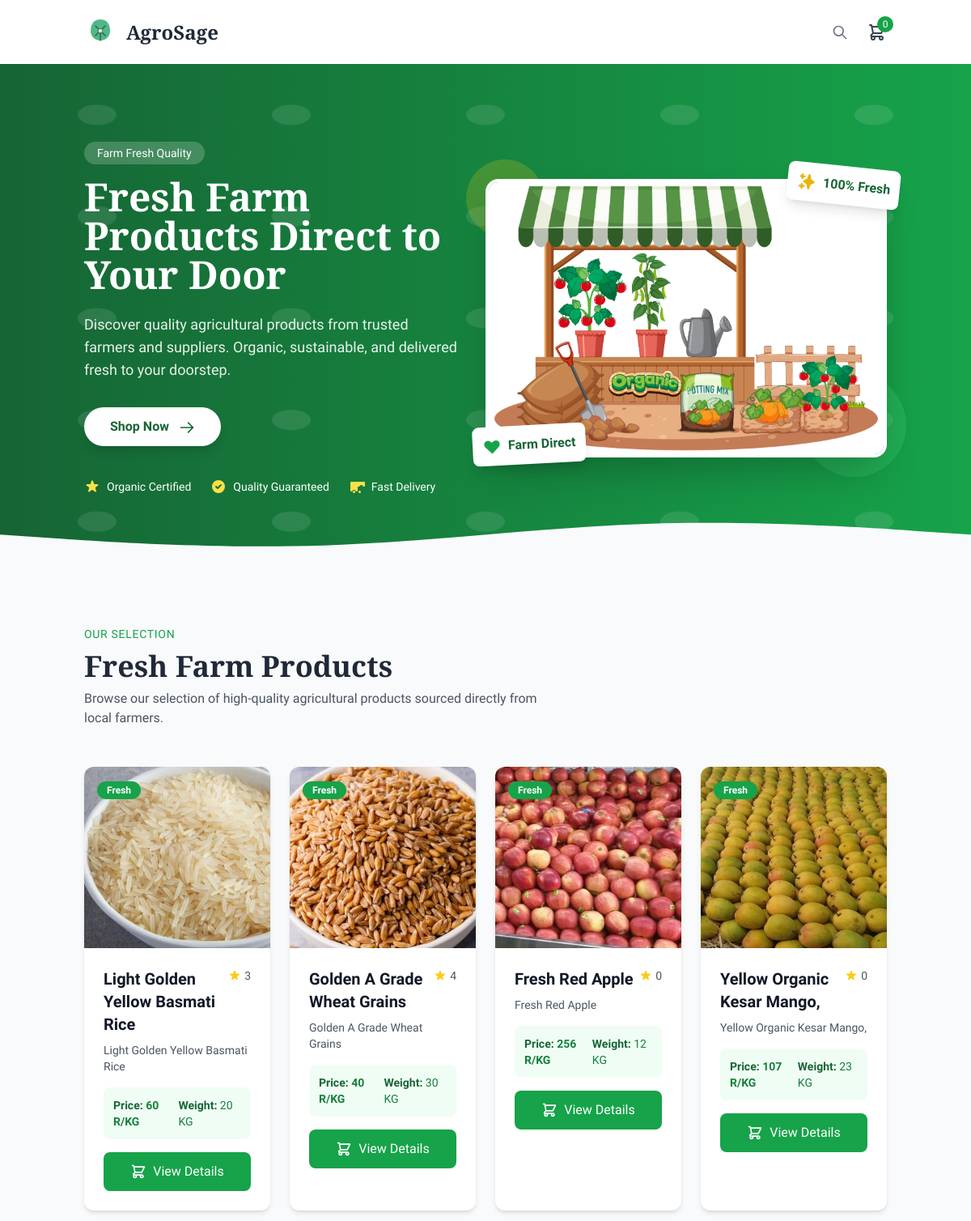
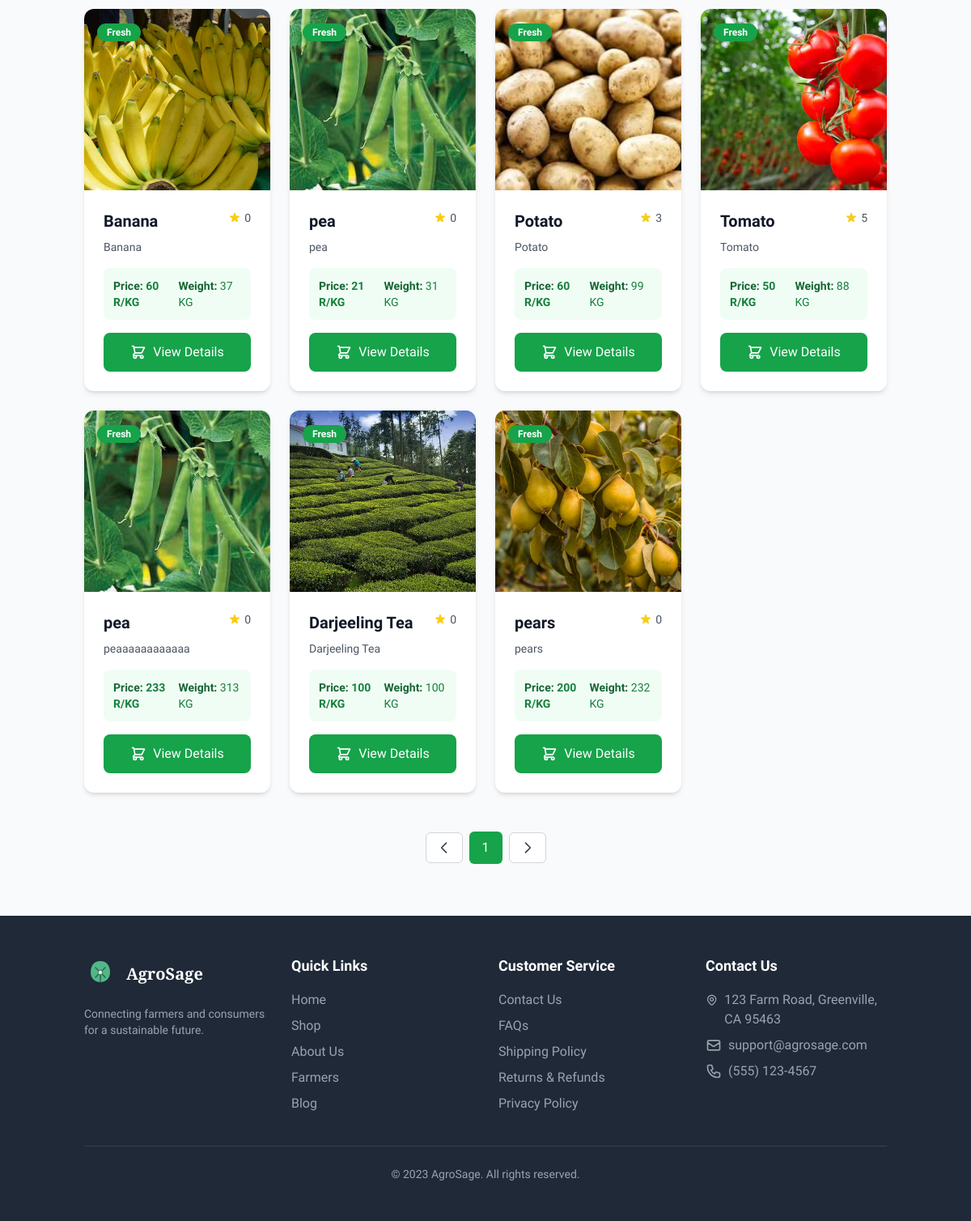
The app's page /market/ (signed in) with its own data (2 pictures, top to bottom).
### home/models.py (models this page shows, shortened)
class MarketItems(models.Model):
    items_name = models.CharField(max_length=1000)
    items_description = models.TextField(max_length=1000)
    category = models.ForeignKey(Category,on_delete=models.CASCADE)   # e.g. “Fertilizer”, “Tool”
    item_price = models.IntegerField()
    item_image = models.ImageField(upload_to='market_items/')
    items_weight = models.IntegerField()
    min_weight = models.IntegerField(default=0)
    item_rating = models.IntegerField(default=0)

### home/views.py (the view)
# urls.py: path("market/",views.market,name="market"),
def market(request):
    user = request.user
    cart_items = Cart.objects.filter(user=request.user)
    total_count = cart_items.count()
    if user.is_authenticated:
        items = MarketItems.objects.all()
        context = {
            "market_items": items,
            "total_count" : total_count
        }
        return render(request, "marketplace/market.html", context)
    else:
        return redirect("login")  # replace "login" with your login URL name

### templates/marketplace/market.html (shortened to what this page needs)
{% load static %}
<!DOCTYPE html>
<html lang="en">
<head>
    <script src="https://cdn.tailwindcss.com"></script>
</head>
<body>
    <header class="bg-white shadow-sm">
        <div class="container mx-auto px-4 py-4">
            <div class="flex flex-col md:flex-row justify-between items-center">
                <div class="flex items-center mb-4 md:mb-0">
                    <div class="mr-3">
                        <button onclick="window.location.href='{% url 'index' %}'">
                    </button>
                    </div>
                    <h1 class="text-2xl font-bold heading text-gray-800">AgroSage</h1>
                </div>
                <div class="flex items-center space-x-4">
                    <div class="relative">
                        <button class="absolute right-2 top-1/2 transform -translate-y-1/2 text-gray-500" onclick="window.location.href='{% url 'search_products' %}'">
                            <svg xmlns="http://www.w3.org/2000/svg" class="h-5 w-5" fill="none" viewBox="0 0 24 24" stroke="currentColor">
                                <path stroke-linecap="round" stroke-linejoin="round" stroke-width="2" d="M21 21l-6-6m2-5a7 7 0 11-14 0 7 7 0 0114 0z" />
                            </svg>
                        </button>
                    </div>
                    <a href="{% url 'view_cart' %}" class="text-gray-700 hover:text-green-700 relative">
                        <span class="absolute -top-2 -right-2 bg-green-600 text-white text-xs rounded-full h-5 w-5 flex items-center justify-center">{{total_count}}</span>
                    </a>
                </div>
            </div>
        </div>
    </header>
        <section class="bg-gradient-to-r from-green-800 to-green-600 text-white py-16 md:py-24 relative overflow-hidden">
            <div class="absolute inset-0 opacity-10">
            </div>
            <div class="container mx-auto px-4 relative z-10">
                <div class="flex flex-col md:flex-row items-center">
                    <div class="md:w-1/2 mb-12 md:mb-0 md:pr-8">
                        <span class="inline-block px-4 py-1 bg-white bg-opacity-20 rounded-full text-sm font-medium mb-4">Farm Fresh Quality</span>
                        <h2 class="text-4xl md:text-5xl font-bold heading mb-6 leading-tight">Fresh Farm Products Direct to Your Door</h2>
                        <p class="text-lg mb-8 text-white text-opacity-90 max-w-lg">Discover quality agricultural products from trusted farmers and suppliers. Organic, sustainable, and delivered fresh to your doorstep.</p>
                        <div class="flex flex-wrap gap-4">
                            <button class="bg-white text-green-800 px-8 py-3 rounded-full font-semibold hover:bg-gray-100 transition duration-300 shadow-lg transform hover:-translate-y-1" onclick="window.location.href='#product'">
                                Shop Now
                                <svg class="w-5 h-5 inline-block ml-2" fill="none" stroke="currentColor" viewBox="0 0 24 24" xmlns="http://www.w3.org/2000/svg">
                                    <path stroke-linecap="round" stroke-linejoin="round" stroke-width="2" d="M14 5l7 7m0 0l-7 7m7-7H3"></path>
                                </svg>
                            </button>
                        </div>
                        <div class="mt-10 flex items-center space-x-6">
                            <div class="flex items-center">
                                <span class="ml-2 text-sm font-medium">Organic Certified</span>
                            </div>
                            <div class="flex items-center">
                                <svg class="w-5 h-5 text-yellow-300" fill="currentColor" viewBox="0 0 20 20">
                                    <path fill-rule="evenodd" d="M10 18a8 8 0 100-16 8 8 0 000 16zm3.707-9.293a1 1 0 00-1.414-1.414L9 10.586 7.707 9.293a1 1 0 00-1.414 1.414l2 2a1 1 0 001.414 0l4-4z" clip-rule="evenodd"></path>
                                </svg>
                                <span class="ml-2 text-sm font-medium">Quality Guaranteed</span>
                            </div>
                            <div class="flex items-center">
                                <span class="ml-2 text-sm font-medium">Fast Delivery</span>
                            </div>
                        </div>
                    </div>
                    <div class="md:w-1/2 flex justify-center">
                        <div class="relative">
                            <img class="w-full h-auto object-cover rounded-2xl shadow-2xl border-4 border-white relative z-10"
                                src="{% static 'media/17843244.jpg' %}"
                                alt="Fresh farm products">
                            <div class="absolute -top-4 -right-4 bg-white rounded-lg shadow-lg p-3 z-20 transform rotate-6">
                                <div class="flex items-center">
                                    <span class="ml-2 font-bold text-green-800">100% Fresh</span>
                                </div>
                            </div>
                            <div class="absolute -bottom-2 -left-4 bg-white rounded-lg shadow-lg p-3 z-20 transform -rotate-3">
                                <div class="flex items-center">
                                    <svg class="w-6 h-6 text-green-600" fill="currentColor" viewBox="0 0 20 20">
                                        <path fill-rule="evenodd" d="M3.172 5.172a4 4 0 015.656 0L10 6.343l1.172-1.171a4 4 0 115.656 5.656L10 17.657l-6.828-6.829a4 4 0 010-5.656z" clip-rule="evenodd"></path>
                                    </svg>
                                    <span class="ml-2 font-bold text-green-800">Farm Direct</span>
                                </div>
                            </div>
                        </div>
                    </div>
                </div>
            </div>
            <div class="absolute bottom-0 left-0 right-0">
            </div>
        </section>
        <section class="py-16 bg-gray-50 " id="product">
            <div class="container mx-auto px-4">
                <div class="flex flex-col md:flex-row justify-between items-center mb-12">
                    <div>
                        <span class="text-green-600 font-medium text-sm uppercase tracking-wider">Our Selection</span>
                        <h2 class="text-3xl md:text-4xl font-bold heading text-gray-800 mt-2">Fresh Farm Products</h2>
                        <p class="text-gray-600 mt-2 max-w-xl">Browse our selection of high-quality agricultural products sourced directly from local farmers.</p>
                    </div>
                </div>
                <div class="grid grid-cols-1 sm:grid-cols-2 md:grid-cols-3 lg:grid-cols-4 gap-6">
                    {% for item in market_items %}
                    <div class="product-card bg-white rounded-xl overflow-hidden shadow-md hover:shadow-xl transition-all duration-300 transform hover:-translate-y-1 group" data-product-id="{{item.id}}">
                        <div class="relative">
                            <div class="absolute top-4 left-4 z-10">
                                <span class="bg-green-600 text-white text-xs font-bold px-3 py-1 rounded-full">Fresh</span>
                            </div>
                            <div class="h-56 bg-gradient-to-br from-green-50 to-green-100 flex items-center justify-center overflow-hidden group-hover:scale-105 transition-transform duration-300">
                                {% if item.item_image %}
                                    <img src="{{ item.item_image.url }}" alt="{{ item.items_name }}" class="h-full w-full object-cover">
                                {% endif %}
                            </div>
                        </div>
                        <div class="p-6">
                            <div class="flex justify-between items-start mb-2">
                                <h3 class="text-xl font-semibold text-gray-900">{{ item.items_name }}</h3>
                                <div class="flex items-center">
                                    <span class="text-sm text-gray-600 ml-1">{{ item.item_rating }}</span>
                                </div>
                            </div>
                            <p class="text-gray-600 text-sm mb-4 line-clamp-2">{{ item.items_description }}</p>
                            <div class="flex justify-between items-center text-sm text-gray-800 mb-4 bg-green-50 p-3 rounded-lg">
                                <div>
                                    <span class="font-semibold text-green-800">Price:</span>
                                    <span class="text-green-700 font-bold">{{ item.item_price }} R/KG</span>
                                </div>
                                <div>
                                    <span class="font-semibold text-green-800">Weight:</span>
                                    <span class="text-green-700">{{ item.items_weight }} KG</span>
                                </div>
                            </div>
                            <div class="flex items-center gap-2" data-product-id="{{item.id}}">
                                <button class="view-product flex-1 bg-green-600 hover:bg-green-700 text-white font-medium py-3 px-4 rounded-lg transition flex items-center justify-center"
                                    >
                                    <svg class="w-5 h-5 mr-2" fill="none" stroke="currentColor" viewBox="0 0 24 24">
                                        <path stroke-linecap="round" stroke-linejoin="round" stroke-width="2" d="M3 3h2l.4 2M7 13h10l4-8H5.4M7 13L5.4 5M7 13l-2.293 2.293c-.63.63-.184 1.707.707 1.707H17m0 0a2 2 0 100 4 2 2 0 000-4zm-8 2a2 2 0 11-4 0 2 2 0 014 0z"></path>
                                    </svg>
                                    View Details
                                </button>
                            </div>
                        </div>
                    </div>
                    {% endfor %}
                </div>
                <div class="mt-12 flex justify-center">
                    <nav class="flex items-center space-x-2">
                        <a href="#product" class="px-3 py-2 rounded-md bg-white border border-gray-300 text-gray-700 hover:bg-gray-50">
                            <svg class="w-5 h-5" fill="none" stroke="currentColor" viewBox="0 0 24 24">
                                <path stroke-linecap="round" stroke-linejoin="round" stroke-width="2" d="M15 19l-7-7 7-7"></path>
                            </svg>
                        </a>
                        <a href="#product" class="px-4 py-2 rounded-md bg-green-600 text-white font-medium">1</a>
                        <a href="#product" class="px-3 py-2 rounded-md bg-white border border-gray-300 text-gray-700 hover:bg-gray-50">
                            <svg class="w-5 h-5" fill="none" stroke="currentColor" viewBox="0 0 24 24">
                                <path stroke-linecap="round" stroke-linejoin="round" stroke-width="2" d="M9 5l7 7-7 7"></path>
                            </svg>
                        </a>
                    </nav>
                </div>
            </div>
        </section>
    <footer class="bg-gray-800 text-white py-12">
        <div class="container mx-auto px-4">
            <div class="grid grid-cols-1 md:grid-cols-4 gap-8">
                <div>
                    <div class="flex items-center mb-4">
                        <div class="mr-3">
                        <button onclick="window.location.href='{% url 'index' %}'">
                        </button>
                        </div>
                        <h3 class="text-xl font-bold heading">AgroSage</h3>
                    </div>
                    <p class="text-gray-400 text-sm mb-4">Connecting farmers and consumers for a sustainable future.</p>
                </div>
                <div>
                    <h4 class="text-lg font-semibold mb-4">Quick Links</h4>
                    <ul class="space-y-2">
                        <li><a href="#" class="text-gray-400 hover:text-white">Home</a></li>
                        <li><a href="#" class="text-gray-400 hover:text-white">Shop</a></li>
                        <li><a href="#" class="text-gray-400 hover:text-white">About Us</a></li>
                        <li><a href="#" class="text-gray-400 hover:text-white">Farmers</a></li>
                        <li><a href="#" class="text-gray-400 hover:text-white">Blog</a></li>
                    </ul>
                </div>
                <div>
                    <h4 class="text-lg font-semibold mb-4">Customer Service</h4>
                    <ul class="space-y-2">
                        <li><a href="#" class="text-gray-400 hover:text-white">Contact Us</a></li>
                        <li><a href="#" class="text-gray-400 hover:text-white">FAQs</a></li>
                        <li><a href="#" class="text-gray-400 hover:text-white">Shipping Policy</a></li>
                        <li><a href="#" class="text-gray-400 hover:text-white">Returns & Refunds</a></li>
                        <li><a href="#" class="text-gray-400 hover:text-white">Privacy Policy</a></li>
                    </ul>
                </div>
                <div>
                    <h4 class="text-lg font-semibold mb-4">Contact Us</h4>
                    <ul class="space-y-2">
                        <li class="flex items-start">
                            <span class="text-gray-400">123 Farm Road, Greenville, CA 95463</span>
                        </li>
                        <li class="flex items-start">
                            <svg xmlns="http://www.w3.org/2000/svg" class="h-5 w-5 mr-2 mt-0.5 text-gray-400" fill="none" viewBox="0 0 24 24" stroke="currentColor">
                                <path stroke-linecap="round" stroke-linejoin="round" stroke-width="2" d="M3 8l7.89 5.26a2 2 0 002.22 0L21 8M5 19h14a2 2 0 002-2V7a2 2 0 00-2-2H5a2 2 0 00-2 2v10a2 2 0 002 2z" />
                            </svg>
                            <span class="text-gray-400">support@agrosage.com</span>
                        </li>
                        <li class="flex items-start">
                            <span class="text-gray-400">(555) 123-4567</span>
                        </li>
                    </ul>
                </div>
            </div>
            <div class="border-t border-gray-700 mt-10 pt-6 text-center text-gray-400 text-sm">
                <p>&copy; 2023 AgroSage. All rights reserved.</p>
            </div>
        </div>
    </footer>
</body>
</html>

### templates/marketplace/market.html (style rules this page uses)
html { scroll-behavior: smooth; }
body { font-family: 'Raleway', sans-serif; background-color: #f7f5f0; }
.heading { font-family: 'Playfair Display', serif; }

### records on screen
MarketItems: item_image (picture), items_name "Light Golden Yellow Basmati Rice", item_rating "3", items_description "Light Golden Yellow Basmati Rice", item_price "60", items_weight "20"
MarketItems: item_image (picture), items_name "Golden A Grade Wheat Grains", item_rating "4", items_description "Golden A Grade Wheat Grains", item_price "40", items_weight "30"
MarketItems: item_image (picture), items_name "Fresh Red Apple", item_rating "0", items_description "Fresh Red Apple", item_price "256", items_weight "12"
MarketItems: item_image (picture), items_name "Yellow Organic Kesar Mango,", item_rating "0", items_description "Yellow Organic Kesar Mango,", item_price "107", items_weight "23"
MarketItems: item_image (picture), items_name "Banana", item_rating "0", items_description "Banana", item_price "60", items_weight "37"
MarketItems: item_image (picture), items_name "pea", item_rating "0", items_description "pea", item_price "21", items_weight "31"
MarketItems: item_image (picture), items_name "Potato", item_rating "3", items_description "Potato", item_price "60", items_weight "99"
MarketItems: item_image (picture), items_name "Tomato", item_rating "5", items_description "Tomato", item_price "50", items_weight "88"
MarketItems: item_image (picture), items_name "pea", item_rating "0", items_description "peaaaaaaaaaaaa", item_price "233", items_weight "313"
MarketItems: item_image (picture), items_name "Darjeeling Tea", item_rating "0", items_description "Darjeeling Tea", item_price "100", items_weight "100"
MarketItems: item_image (picture), items_name "pears", item_rating "0", items_description "pears", item_price "200", items_weight "232"

### other values on screen
{{ total_count }} "0"
